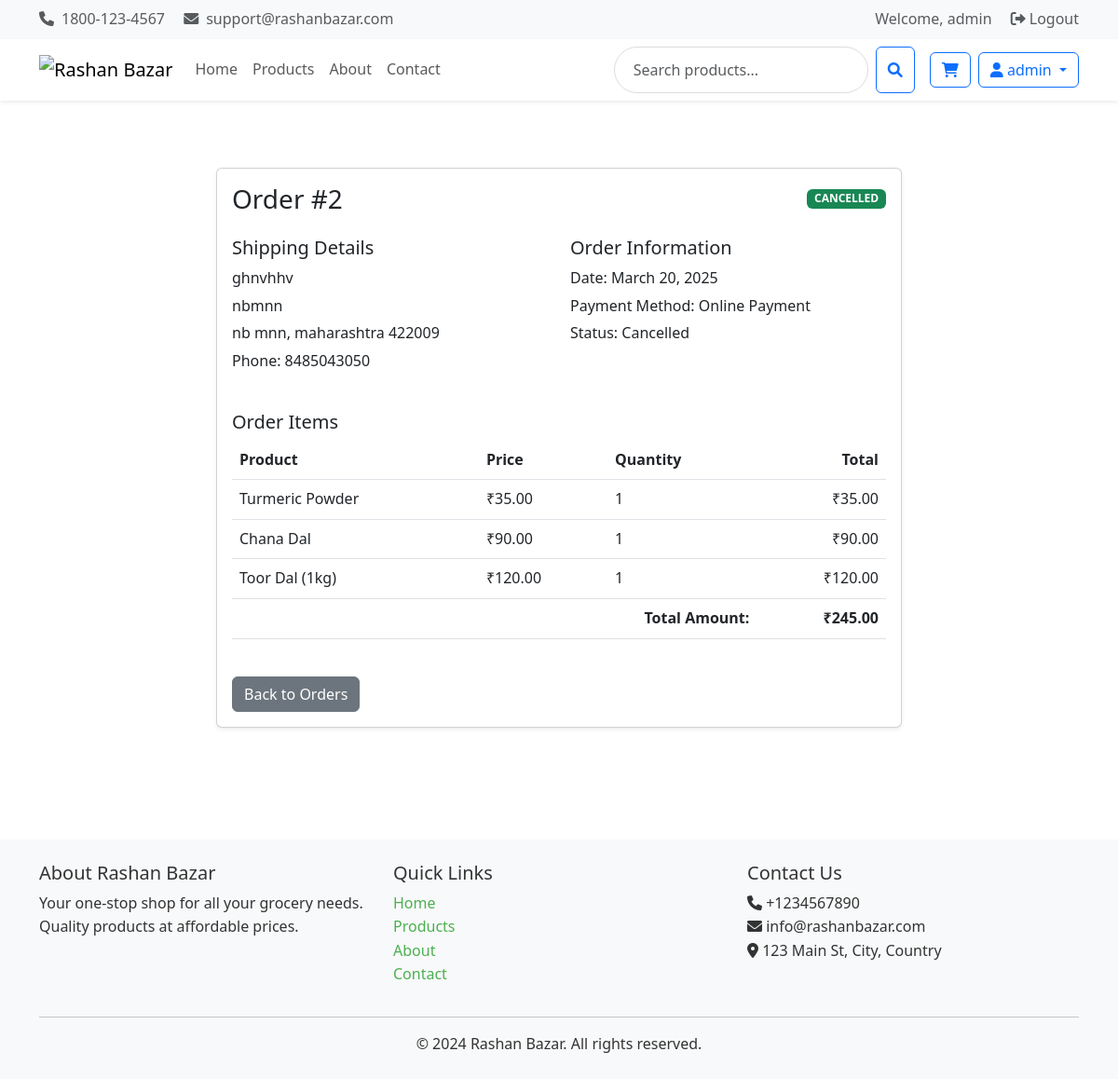
Screenshot of /orders/detail/2/ (signed in) with the database file from the repository.
### accounts/models.py (models this page shows, shortened)
class CustomUser(AbstractUser):
    phone_number = models.CharField(max_length=15, blank=True)
    address = models.TextField(blank=True)

### orders/models.py (models this page shows, shortened)
class Order(models.Model):
    STATUS_CHOICES = (
        ('pending', 'Pending'),
        ('processing', 'Processing'),
        ('shipped', 'Shipped'),
        ('delivered', 'Delivered'),
        ('cancelled', 'Cancelled'),
    )
    PAYMENT_CHOICES = (
        ('cod', 'Cash on Delivery'),
        ('online', 'Online Payment'),
    )
    user = models.ForeignKey(settings.AUTH_USER_MODEL, on_delete=models.CASCADE)
    address_line1 = models.CharField(max_length=255)
    address_line2 = models.CharField(max_length=255, blank=True)
    city = models.CharField(max_length=100)
    state = models.CharField(max_length=100)
    postal_code = models.CharField(max_length=10)
    phone = models.CharField(max_length=15)
    created = models.DateTimeField(auto_now_add=True)
    updated = models.DateTimeField(auto_now=True)
    status = models.CharField(max_length=20, choices=STATUS_CHOICES, default='pending')
    payment_method = models.CharField(max_length=10, choices=PAYMENT_CHOICES, default='cod')
    total_amount = models.DecimalField(max_digits=10, decimal_places=2)
    class Meta:
        ordering = ['-created']

class OrderItem(models.Model):
    order = models.ForeignKey(Order, related_name='items', on_delete=models.CASCADE)
    product = models.ForeignKey(Product, related_name='order_items', on_delete=models.CASCADE)
    price = models.DecimalField(max_digits=10, decimal_places=2)
    quantity = models.PositiveIntegerField(default=1)
    def get_cost(self):
        return self.price * self.quantity

### products/models.py (models this page shows, shortened)
class Product(models.Model):
    category = models.ForeignKey(Category, related_name='products', on_delete=models.CASCADE)
    name = models.CharField(max_length=200)
    slug = models.SlugField(unique=True)
    description = models.TextField()
    price = models.DecimalField(max_digits=10, decimal_places=2)
    stock = models.PositiveIntegerField()
    available = models.BooleanField(default=True)
    image = models.ImageField(upload_to='products/')
    created = models.DateTimeField(auto_now_add=True)
    updated = models.DateTimeField(auto_now=True)
    class Meta:
        ordering = ['-created']

### orders/views.py (the view)
# urls.py: path('detail/<int:order_id>/', views.order_detail, name='order_detail'),
@login_required
def order_detail(request, order_id):
    order = get_object_or_404(Order, id=order_id, user=request.user)
    return render(request, 'orders/order_detail.html', {'order': order})

### cart/context_processors.py (called while the page is built)
def cart(request):
    if request.user.is_authenticated:
        cart, created = Cart.objects.get_or_create(user=request.user)
        return {'cart': cart}
    return {'cart': None}

### templates/orders/order_detail.html (shortened to what this page needs)
{% extends 'base.html' %}
{% load static %}
{% block content %}
<div class="container my-5">
    <div class="row">
        <div class="col-md-8 mx-auto">
            <div class="card shadow-sm">
                <div class="card-body">
                    <div class="d-flex justify-content-between align-items-center mb-4">
                        <h3 class="card-title mb-0">Order #{{ order.id }}</h3>
                        <span class="badge bg-{{ order.status|yesno:'success,warning,danger' }} text-uppercase">{{ order.status }}</span>
                    </div>
                    <div class="row mb-4">
                        <div class="col-md-6">
                            <h5>Shipping Details</h5>
                            <p class="mb-1">{{ order.address_line1 }}</p>
                            {% if order.address_line2 %}
                                <p class="mb-1">{{ order.address_line2 }}</p>
                            {% endif %}
                            <p class="mb-1">{{ order.city }}, {{ order.state }} {{ order.postal_code }}</p>
                            <p class="mb-3">Phone: {{ order.phone }}</p>
                        </div>
                        <div class="col-md-6">
                            <h5>Order Information</h5>
                            <p class="mb-1">Date: {{ order.created|date:"F j, Y" }}</p>
                            <p class="mb-1">Payment Method: {{ order.get_payment_method_display }}</p>
                            <p class="mb-1">Status: {{ order.get_status_display }}</p>
                        </div>
                    </div>
                    <h5>Order Items</h5>
                    <div class="table-responsive">
                        <table class="table">
                            <thead>
                                <tr>
                                    <th>Product</th>
                                    <th>Price</th>
                                    <th>Quantity</th>
                                    <th class="text-end">Total</th>
                                </tr>
                            </thead>
                            <tbody>
                                {% for item in order.items.all %}
                                <tr>
                                    <td>{{ item.product.name }}</td>
                                    <td>₹{{ item.price }}</td>
                                    <td>{{ item.quantity }}</td>
                                    <td class="text-end">₹{{ item.get_cost }}</td>
                                </tr>
                                {% endfor %}
                            </tbody>
                            <tfoot>
                                <tr>
                                    <td colspan="3" class="text-end fw-bold">Total Amount:</td>
                                    <td class="text-end fw-bold">₹{{ order.total_amount }}</td>
                                </tr>
                            </tfoot>
                        </table>
                    </div>
                    <div class="mt-4">
                        <a href="{% url 'orders:order_list' %}" class="btn btn-secondary">Back to Orders</a>
                    </div>
                </div>
            </div>
        </div>
    </div>
</div>
{% endblock %}

### templates/base.html (shortened to what this page needs)
<!DOCTYPE html>
{% load static %}
<html lang="en">
<head>
    <link href="https://cdn.jsdelivr.net/npm/bootstrap@5.3.0/dist/css/bootstrap.min.css" rel="stylesheet">
    <link href="https://cdnjs.cloudflare.com/ajax/libs/font-awesome/6.0.0/css/all.min.css" rel="stylesheet">
    <link href="{% static 'css/style.css' %}" rel="stylesheet">
</head>
<body>
    <div class="bg-light py-2">
        <div class="container">
            <div class="row align-items-center">
                <div class="col-md-6">
                    <span class="text-muted"><i class="fas fa-phone me-2"></i>1800-123-4567</span>
                    <span class="text-muted ms-3"><i class="fas fa-envelope me-2"></i>support@rashanbazar.com</span>
                </div>
                <div class="col-md-6 text-end">
                    {% if user.is_authenticated %}
                        <span class="text-muted me-3">Welcome, {{ user.username }}</span>
                        <a href="{% url 'account_logout' %}" class="text-muted"><i class="fas fa-sign-out-alt me-1"></i>Logout</a>
                    {% else %}
                        <a href="{% url 'account_login' %}" class="text-muted me-3"><i class="fas fa-sign-in-alt me-1"></i>Login</a>
                        <a href="{% url 'account_signup' %}" class="text-muted"><i class="fas fa-user-plus me-1"></i>Sign Up</a>
                    {% endif %}
                </div>
            </div>
        </div>
    </div>
    <nav class="navbar navbar-expand-lg navbar-light bg-white shadow-sm sticky-top">
        <div class="container">
            <a class="navbar-brand" href="{% url 'home' %}">
                <img src="{% static 'images/logo.png' %}" alt="Rashan Bazar" height="40">
            </a>
            <div class="collapse navbar-collapse" id="navbarNav">
                <ul class="navbar-nav me-auto">
                    <li class="nav-item">
                        <a class="nav-link" href="{% url 'home' %}">Home</a>
                    </li>
                    <li class="nav-item">
                        <a class="nav-link" href="{% url 'products:product_list' %}">Products</a>
                    </li>
                    <li class="nav-item">
                        <a class="nav-link" href="{% url 'about' %}">About</a>
                    </li>
                    <li class="nav-item">
                        <a class="nav-link" href="{% url 'contact' %}">Contact</a>
                    </li>
                </ul>
                <div class="d-flex align-items-center">
                    <form class="d-flex me-3" action="{% url 'products:product_list' %}" method="get">
                        <input class="form-control me-2" type="search" name="q" placeholder="Search products..." aria-label="Search">
                        <button class="btn btn-outline-primary" type="submit">
                            <i class="fas fa-search"></i>
                        </button>
                    </form>
                    {% if user.is_authenticated %}
                        <div class="d-flex align-items-center">
                            <a href="{% url 'cart:cart_detail' %}" class="btn btn-outline-primary me-2 position-relative">
                                <i class="fas fa-shopping-cart"></i>
                            </a>
                            <div class="dropdown">
                                <button class="btn btn-outline-primary dropdown-toggle" type="button" id="userDropdown" data-bs-toggle="dropdown">
                                    <i class="fas fa-user"></i> {{ user.username }}
                                </button>
                            </div>
                        </div>
                    {% else %}
                        <div class="d-flex gap-2">
                            <a href="{% url 'account_login' %}" class="btn btn-outline-primary">Login</a>
                            <a href="{% url 'account_signup' %}" class="btn btn-primary">Sign Up</a>
                        </div>
                    {% endif %}
                </div>
            </div>
        </div>
    </nav>
    <main class="py-4">
        {% block content %}{% endblock %}
    </main>
    <footer class="bg-light py-4 mt-5">
        <div class="container">
            <div class="row">
                <div class="col-md-4">
                    <h5>About Rashan Bazar</h5>
                    <p>Your one-stop shop for all your grocery needs. Quality products at affordable prices.</p>
                </div>
                <div class="col-md-4">
                    <h5>Quick Links</h5>
                    <ul class="list-unstyled">
                        <li><a href="{% url 'home' %}" class="text-decoration-none">Home</a></li>
                        <li><a href="{% url 'products:product_list' %}" class="text-decoration-none">Products</a></li>
                        <li><a href="{% url 'about' %}" class="text-decoration-none">About</a></li>
                        <li><a href="{% url 'contact' %}" class="text-decoration-none">Contact</a></li>
                    </ul>
                </div>
                <div class="col-md-4">
                    <h5>Contact Us</h5>
                    <ul class="list-unstyled">
                        <li><i class="fas fa-phone"></i> +1234567890</li>
                        <li><i class="fas fa-envelope"></i> info@rashanbazar.com</li>
                        <li><i class="fas fa-map-marker-alt"></i> 123 Main St, City, Country</li>
                    </ul>
                </div>
            </div>
            <hr>
            <div class="text-center">
                <p class="mb-0">&copy; 2024 Rashan Bazar. All rights reserved.</p>
            </div>
        </div>
    </footer>
</body>
</html>

### static/css/style.css (style rules this page uses)
:root { --primary-color: #4CAF50; --secondary-color: #45a049; --accent-color: #ff9800; --text-color: #333; --light-gray: #f5f5f5; --border-color: #ddd; }
body { font-family: 'Segoe UI', Tahoma, Geneva, Verdana, sans-serif; line-height: 1.6; color: var(--text-color); margin: 0; padding: 0; }
.navbar { background-color: white; box-shadow: 0 2px 4px rgba(0,0,0,0.1); }
.navbar-brand img { max-height: 40px; }
a { text-decoration: none; color: var(--primary-color); transition: color 0.3s ease; }
.form-control { border-radius: 25px; padding: 0.75rem 1.25rem; border: 1px solid var(--border-color); }

### rows the page displays
CustomUser: username "admin"
Order: id "2", status "CANCELLED", address_line1 "ghnvhhv", address_line2 "nbmnn", city "nb mnn", state "maharashtra", postal_code "422009", phone "8485043050", created "March 20, 2025", payment_method "Online Payment", status "Cancelled", total_amount "245.00"
OrderItem: product.name "Turmeric Powder", price "35.00", quantity "1", get_cost "35.00"
OrderItem: product.name "Chana Dal", price "90.00", quantity "1", get_cost "90.00"
OrderItem: product.name "Toor Dal (1kg)", price "120.00", quantity "1", get_cost "120.00"
